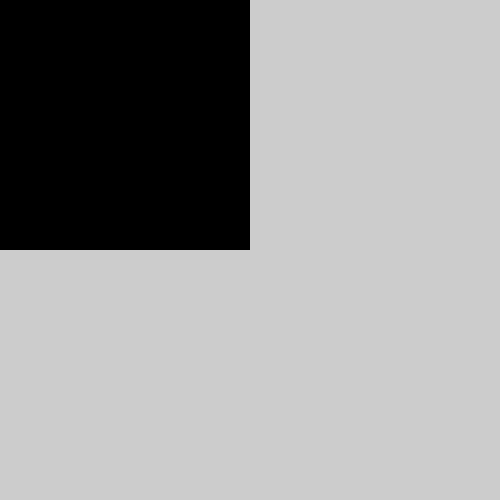
Frame 1 (no input)
Frame 60 (the mouse pressed at the canvas centre just before this capture): identical to frame 1, image omitted
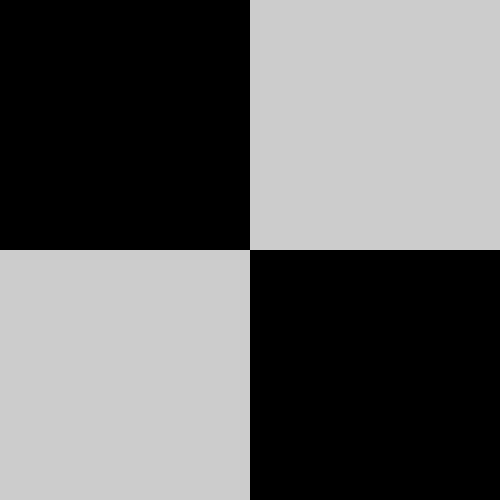
Frame 120 (the mouse held since frame 60 and released just before this capture)

The Processing sketch that drew these frames (run headless with seeded random() and noise(); from frame 60 on, the mouse is pressed at the canvas centre):

// Processing sketch: processing_164791
// ── processing_164791.pde

void setup(){
  size(500,500);
  smooth();
  noStroke();
  noFill();
}
void draw(){
if((mouseX<250)&&(mouseY>250))  {
  fill(255);
  ellipse(125,375,250,250);
}else if((mouseX<250)&&(mouseY<250)){
  fill(0);
  rect(0,0,250,250);
}else if ((mouseX>250)&&(mouseY<250)){
  fill(255);
  triangle(375,0,250,250,500,250);
}else{
  fill(0);
  rect(250,250,500,500);
}
  
}
